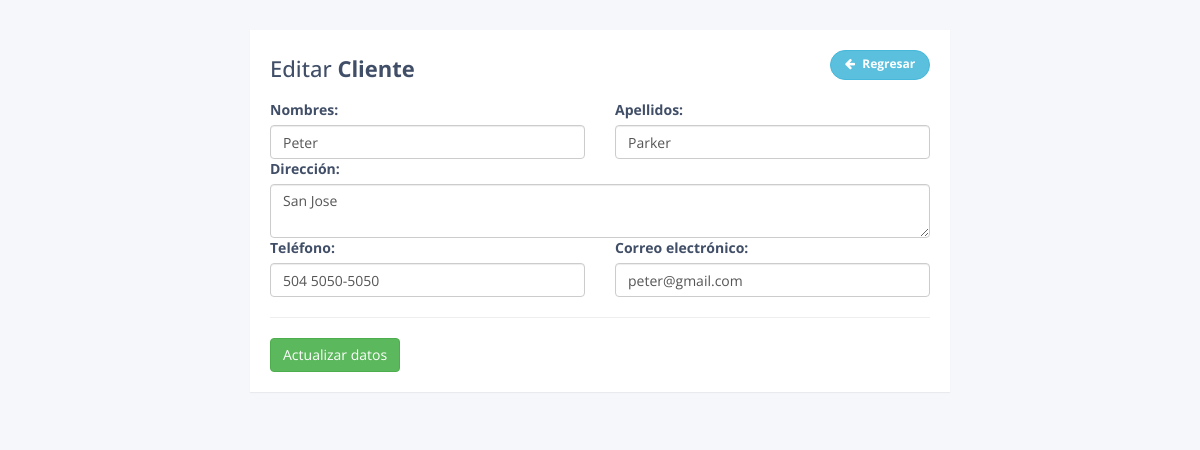
The app's page /update.php?id=2 with its own data.
### tables this page shows
CREATE TABLE `clientes` (
  `id` int(11) NOT NULL,
  `nombres` varchar(100) NOT NULL,
  `apellidos` varchar(100) NOT NULL,
  `telefono` varchar(15) NOT NULL,
  `direccion` varchar(255) NOT NULL,
  `correo_electronico` varchar(64) NOT NULL
);

### database.php (called while the page is built, shortened)
<?php
	class Database{
		private $con;
		private $dbhost="localhost";
		private $dbuser="root";
		private $dbpass="";
		private $dbname="tuto_poo";
		public function connect_db(){
			$this->con = mysqli_connect($this->dbhost, $this->dbuser, $this->dbpass, $this->dbname);
		}
		public function single_record($id){
			$sql = "SELECT * FROM clientes where id='$id'";
			$res = mysqli_query($this->con, $sql);
			$return = mysqli_fetch_object($res );
			return $return ;
		}
	}
?>

### update.php (the view, shortened to what this page needs)
<?php
	if (isset($_GET['id'])){
		$id=intval($_GET['id']);
	} else {
		header("location:index.php");
	}
?>
<!DOCTYPE html>
<html lang="en">
<head>
<link rel="stylesheet" href="https://maxcdn.bootstrapcdn.com/font-awesome/4.7.0/css/font-awesome.min.css">
<link rel="stylesheet" href="https://maxcdn.bootstrapcdn.com/bootstrap/3.3.7/css/bootstrap.min.css">
<link rel="stylesheet" href="css/custom.css">
</head>
<body>
    <div class="container">
        <div class="table-wrapper">
            <div class="table-title">
                <div class="row">
                    <div class="col-sm-8"><h2>Editar <b>Cliente</b></h2></div>
                    <div class="col-sm-4">
                        <a href="index.php" class="btn btn-info add-new"><i class="fa fa-arrow-left"></i> Regresar</a>
                    </div>
                </div>
            </div>
            <?php
				include ("database.php");
				$clientes= new Database();
					?>
					<?php
				$datos_cliente=$clientes->single_record($id);
			?>
			<div class="row">
				<form method="post">
				<div class="col-md-6">
					<label>Nombres:</label>
					<input type="text" name="nombres" id="nombres" class='form-control' maxlength="100" required  value="<?php echo $datos_cliente->nombres;?>">
				</div>
				<div class="col-md-6">
					<label>Apellidos:</label>
					<input type="text" name="apellidos" id="apellidos" class='form-control' maxlength="100" required value="<?php echo $datos_cliente->apellidos;?>">
				</div>
				<div class="col-md-12">
					<label>Dirección:</label>
					<textarea  name="direccion" id="direccion" class='form-control' maxlength="255" required><?php echo $datos_cliente->direccion;?></textarea>
				</div>
				<div class="col-md-6">
					<label>Teléfono:</label>
					<input type="text" name="telefono" id="telefono" class='form-control' maxlength="15" required value="<?php echo $datos_cliente->telefono;?>">
				</div>
				<div class="col-md-6">
					<label>Correo electrónico:</label>
					<input type="email" name="correo_electronico" id="correo_electronico" class='form-control' maxlength="64" required value="<?php echo $datos_cliente->correo_electronico;?>">
				</div>
				<div class="col-md-12 pull-right">
				<hr>
					<button type="submit" class="btn btn-success">Actualizar datos</button>
				</div>
				</form>
			</div>
        </div>
    </div>
</body>
</html>

### css/custom.css (style rules this page uses)
body { color: #404E67; background: #F5F7FA; font-family: 'Open Sans', sans-serif; }
.table-wrapper { width: 700px; margin: 30px auto; background: #fff; padding: 20px; box-shadow: 0 1px 1px rgba(0,0,0,.05); }
.table-title { padding-bottom: 10px; margin: 0 0 10px; }
.table-title h2 { margin: 6px 0 0; font-size: 22px; }
.table-title .add-new { float: right; height: 30px; font-weight: bold; font-size: 12px; text-shadow: none; min-width: 100px; border-radius: 50px; line-height: 13px; }
.table-title .add-new i { margin-right: 4px; }

### records on screen
clientes: nombres "Peter", apellidos "Parker", direccion "San Jose", telefono "504 5050-5050", correo_electronico "peter@gmail.com"
